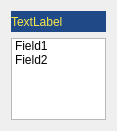
<?xml version="1.0" encoding="UTF-8"?>
<ui version="4.0">
 <class>Form</class>
 <widget class="QWidget" name="Form">
  <property name="geometry">
   <rect>
    <x>0</x>
    <y>0</y>
    <width>117</width>
    <height>131</height>
   </rect>
  </property>
  <property name="windowTitle">
   <string>Form</string>
  </property>
  <layout class="QVBoxLayout" name="verticalLayout">
   <item>
    <widget class="QLabel" name="label">
     <property name="minimumSize">
      <size>
       <width>0</width>
       <height>21</height>
      </size>
     </property>
     <property name="styleSheet">
      <string notr="true">background-color: rgb(32, 74, 135);
color: rgb(252, 233, 79);</string>
     </property>
     <property name="text">
      <string>TextLabel</string>
     </property>
    </widget>
   </item>
   <item>
    <widget class="QListWidget" name="listWidget">
     <item>
      <property name="text">
       <string>Field1</string>
      </property>
     </item>
     <item>
      <property name="text">
       <string>Field2</string>
      </property>
     </item>
    </widget>
   </item>
  </layout>
 </widget>
 <resources/>
 <connections/>
</ui>
